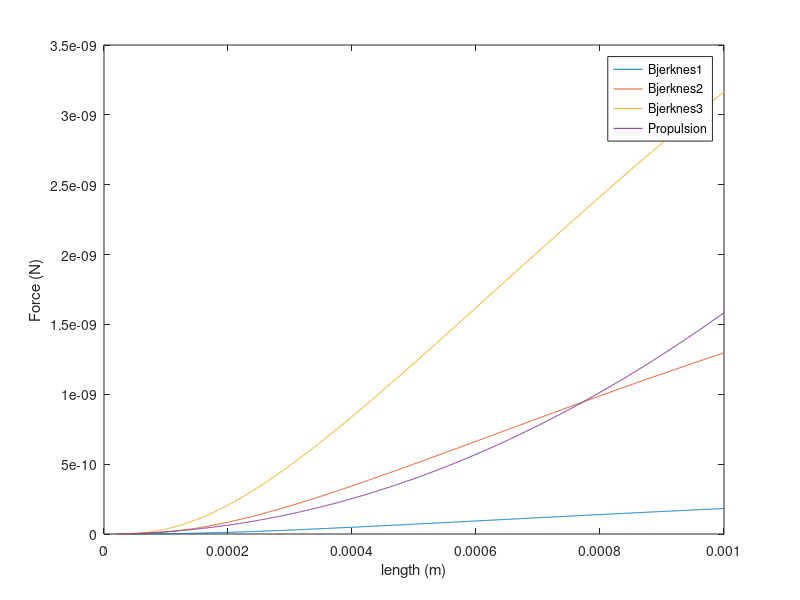
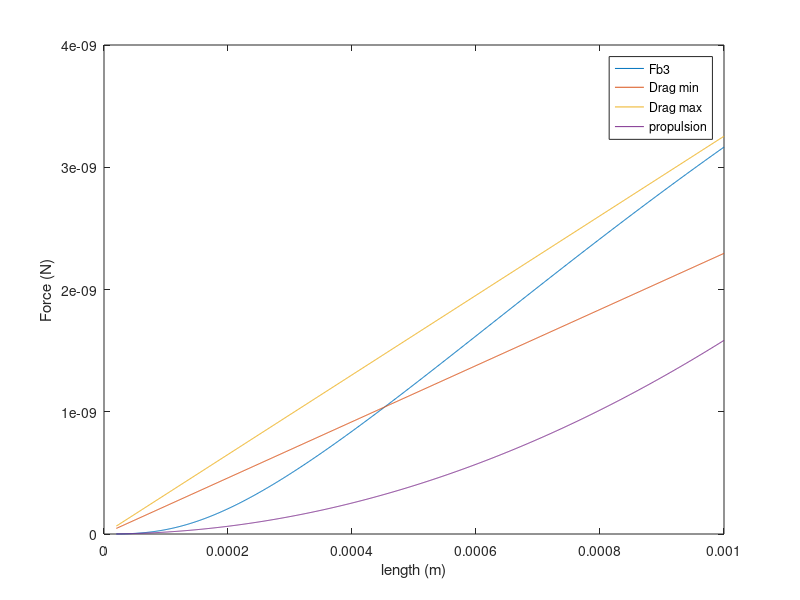

Write MATLAB code to recreate these figures, in order.

clc; clear all; close all;
%% Bjerknes force Fb
format long;
rou = 998; %kg/m^3
rou2 = 5e-9/(1e-3*pi*((30e-6)^2));
R01 = 283e-6/2;
L = 20e-6:1e-6:1e-3; %worm length
D = L.*80e-6/1e-3; %worm diameter
V = L.*pi.*D.^2./4;  %worm volume
R02 = (V.*3./4./pi).^(1/3); %equivalent worm size
d = R01+D/2; %equal bubble radius + worm radius
omega = 32e3*2*pi; %excitation frequency
zeta1 = 0.06e-6; %bubble oscillation amplitude, fitting parameter
zeta2 = 0.16e-6;
zeta3 = 0.25e-6;

Fb1 = -(6*rou*((rou - rou2)/(rou + (2*rou2)))*(R01^4)*(omega^2).*(zeta1.^2)).*((2*L.*((L.^2) ...
+ 6.*(d.^2)))./(3.*(d.^4).*(((L.^2)+ 4.*(d.^2)).^(3/2)))).*(pi/4.*D.^2);
Fb2 = -(6*rou*((rou - rou2)/(rou + (2*rou2)))*(R01^4)*(omega^2).*(zeta2.^2)).*((2*L.*((L.^2) ... 
+ 6.*(d.^2)))./(3.*(d.^4).*(((L.^2)+ 4.*(d.^2)).^(3/2)))).*(pi/4.*D.^2);
Fb3 = -(6*rou*((rou - rou2)/(rou + (2*rou2)))*(R01^4)*(omega^2).*(zeta3.^2)).*((2*L.*((L.^2) ...
+ 6.*(d.^2)))./(3.*(d.^4).*(((L.^2)+ 4.*(d.^2)).^(3/2)))).*(pi/4.*D.^2);

%% drag force Fd
Q = 0.08; % mL/m
A = 3e-3*1e-3;
v = Q*1e-6/60./A; % flow velocity
muo = 1e-3;
lambda = 0.75.*L; % worm wavelengh
Ct = 2*pi./(log((0.18.*lambda)./(D/2))); %
Cn = 4*pi./ ((log((0.18.*lambda)./(D/2)))+0.5);
Fd_min = L.*muo.*Ct.*v;
Fd_max = L.*muo.*Cn.*v;

%% propulsive force Fp
f = 1.5; % worm swimming frequency Hz
b = L./2; % worm swimming amplitude

Fp = (muo*Ct.*(2*(pi^2)*f.*(b.^2)./lambda.*(Cn./Ct-1)./(1 + 2*(pi^2).*(Cn./Ct).*(b./lambda).^2))).*L;

figure (1)
plot(L, Fb1,L, Fb2,L, Fb3, L, Fp); xlabel('length (m)'); ylabel('Force (N)')
legend('Bjerknes1','Bjerknes2','Bjerknes3','Propulsion')

figure (2)
plot(L, Fb3,L, Fd_min, L, Fd_max,L, Fp); xlabel('length (m)'); ylabel('Force (N)')
legend('Fb3','Drag min','Drag max','propulsion')
